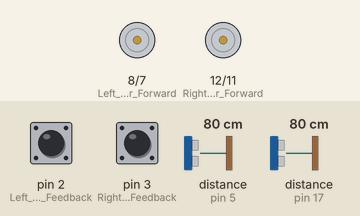
Recording of a sketch running on a simulated Arduino Uno, built with avr-gcc and run on an emulated ATmega328P. Parts: motor-driver pin pairs drawn as motors (green arrow = first pin HIGH = forward, orange = second pin HIGH = backward, longer = more drive, scaled by the enable pin). The inputs (shaded band) are chosen by the test bench; at power-on: pin 2 (Left_Motor_Feedback) HIGH, pin 3 (Right_Motor_Feedback) HIGH, distance to the obstacle (sensors on pin 5, pin 17) 80 cm. The echo pulse lasts 58.3 µs per cm.

Above: at 0.15 s.
At 0.92 s:
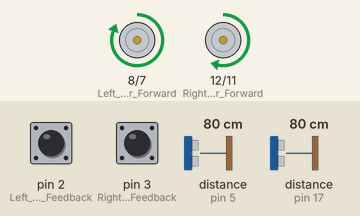
At 2.0 s:
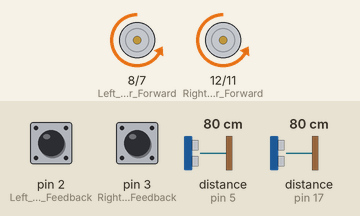
At 4.8 s:
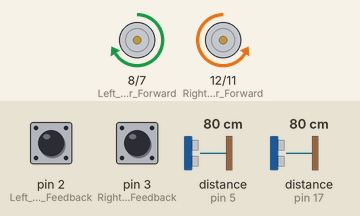
Timing chart, 0 to 6.3 s (numbered marks = the images above):
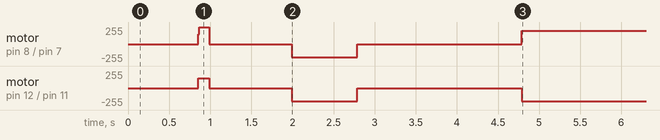

The sketch:

Team_Of_10.ino
```cpp
// NOTE - Configured for Alan.

/*
 *  DEMO:
 *  1. drives up the ramp and not off the edge.
 *  2. turn around 180 degrees
 *  3. once off the ramp it detects a box and 90 degrees left.
 *  4. it goes forwards and draws a box.
 *  5. It opens up a portal and drives out onto the martian surface.
 */

// Download NewPing library for ultrasonic sensors
#include <NewPing.h>

// Initialise control pins for PWM measures.
const int Left_Motor_Feedback = 2;
const int Right_Motor_Feedback = 3;

// Initialise control pins for the forward ultrasonic sensors
const int Sonic_Crash_Trigger = 4;
const int Sonic_Crash_Echo = 5;

//Initialise control pins for left motor control.
const int Left_Motor_Reverse = 7;
const int Left_Motor_Forward = 8;
const int Left_Motor_Enable = 9;

// Initialise control pins for right motor control.
const int Right_Motor_Enable = 10;
const int Right_Motor_Reverse = 11;
const int Right_Motor_Forward = 12;

// Initialise control pins for the down ultrasonic sensors
const int Sonic_Fall_Trigger = 13;
const int Sonic_Fall_Echo = 17;


// NewPing setup of pins and maximum distance.
NewPing sonarCrash(Sonic_Crash_Trigger, Sonic_Crash_Echo, 200);
NewPing sonarFall(Sonic_Fall_Trigger, Sonic_Fall_Echo, 200);

// Pulse interrupt variables measure the number of times each hall effect sensor has fired for PWM calculation.
volatile unsigned int left_count = 0;
volatile unsigned int right_count = 0;


// Motor Speeds
volatile int left_speed = 0;
volatile int right_speed = 0;

// These two functions will increment left_count and right_count by 1 respectivly when called.
void leftPulseInterrupt() {
  left_count++;
}

void rightPulseInterrupt() {
  right_count++;
}
// ---------------------------------------------------------------------------------------------------
void setup() {

  // Motor Setups
  pinMode(Left_Motor_Reverse, OUTPUT);
  pinMode(Left_Motor_Forward, OUTPUT);

  pinMode(Right_Motor_Reverse, OUTPUT);
  pinMode(Right_Motor_Forward, OUTPUT);

  pinMode(Left_Motor_Enable, OUTPUT);
  pinMode(Right_Motor_Enable, OUTPUT);

  enableMotors();

  // Sets up hall effect sensors to call the left and right pulse interrupt functions when they fire.

  pinMode(Left_Motor_Feedback, INPUT_PULLUP);
  attachInterrupt(digitalPinToInterrupt(Left_Motor_Feedback), leftPulseInterrupt, RISING);

  pinMode(Right_Motor_Feedback, INPUT_PULLUP);
  attachInterrupt(digitalPinToInterrupt(Right_Motor_Feedback), rightPulseInterrupt, RISING);
}

void loop() {
  /*driveBoxRight(80);
  delay(1000);
  driveBoxLeft(74);
  delay(1000);
  reverseDriveBoxRight(80);
  delay(1000);
  reverseDriveBoxLeft(72);
  delay(1000);*/
  straightForward(200);
  turnRight(180);
  straightForward(250);
  drawEdge(40);
  driveBoxRight(80);
  turnRight(80);
  exit(0);
}
// --------------------------------------------------------------------------------------------------
// Control Functions

// This function sets pwm on each motor to the current value of the variables left_speed and right_speed.
void enableMotors() {
  analogWrite(Right_Motor_Enable, right_speed);
  analogWrite(Left_Motor_Enable, left_speed);
}

// This function sets PWM to the max value it can be, using digitalWrite.
void fullMotors() {
  digitalWrite(Right_Motor_Enable, HIGH);
  digitalWrite(Left_Motor_Enable, HIGH);
}

// This function turns both motors on in the forward direction.
void fullForwardOn() {
  digitalWrite(Left_Motor_Forward, HIGH);
  digitalWrite(Left_Motor_Reverse, LOW);
  digitalWrite(Right_Motor_Forward, HIGH);
  digitalWrite(Right_Motor_Reverse, LOW);
}

// This function turns both motors off.
void motorsOff() {
  digitalWrite(Left_Motor_Forward, LOW);
  digitalWrite(Left_Motor_Reverse, LOW);
  digitalWrite(Right_Motor_Forward, LOW);
  digitalWrite(Right_Motor_Reverse, LOW);
}

// This function turns both motor on in both directions to bring the rover to an abrupt stop for 1 second.
// NOTE - It works the same as motorsOff in practise.
void brakesOn() {
  digitalWrite(Left_Motor_Forward, HIGH);
  digitalWrite(Left_Motor_Reverse, HIGH);
  digitalWrite(Right_Motor_Forward, HIGH);
  digitalWrite(Right_Motor_Reverse, HIGH);
  delay(1000);
}

// This function turns both motors on in reverse.
void fullReverseOn() {
  digitalWrite(Left_Motor_Forward, LOW);
  digitalWrite(Left_Motor_Reverse, HIGH);
  digitalWrite(Right_Motor_Forward, LOW);
  digitalWrite(Right_Motor_Reverse, HIGH);
}

/* This function will bring the rover to the speed given, with constant acceleration. Accelerates at 1 pwm every 5 milliseconds until
   until it reaches the given speed. */
void slowStart(int vic_speed) {
  for (int i = 0; i <= vic_speed; i++) {
    left_speed = i;
    right_speed = i;
    enableMotors();
    delay(5);
  }
}

/* This function turns the left motor on in the forwards direction and the right motor on in the reverse direction for the given number of
   interrupts in order to rotate to the right, then comes to a stop. */
void turnRight(int pulses) {
  int start_count = left_count;
  left_speed = 200;
  right_speed = 200;
  enableMotors();
  digitalWrite(Left_Motor_Forward, HIGH);
  digitalWrite(Left_Motor_Reverse, LOW);
  digitalWrite(Right_Motor_Forward, LOW);
  digitalWrite(Right_Motor_Reverse, HIGH);
  while(left_count < start_count + pulses) {
    delay(5);
  }
  brakesOn();
}

/* This function turns the right motor on in the forwards direction and the left motor on in the reverse direction for the given number of
   interrupts in order to rotate to the left, then comes to a stop. */
void turnLeft(int pulses) {
  int start_count = right_count;
  left_speed = 200;
  right_speed = 200;
  enableMotors();
  digitalWrite(Left_Motor_Forward, LOW);
  digitalWrite(Left_Motor_Reverse, HIGH);
  digitalWrite(Right_Motor_Forward, HIGH);
  digitalWrite(Right_Motor_Reverse, LOW);
  while(right_count < start_count + pulses) {
    delay(5);
  }
  brakesOn();
}

// This function makes the rover travel in a straight line for a specified distance in cm.
// TO DO - Calibrate this function.
void straightForward(int distance) {
  left_speed = 0;
  right_speed = 0;
  delay(100);
  enableMotors();
  fullForwardOn();
  slowStart(150);

  int crashCount = 0;
  int fallCount = 0;


  bool breakFree = true;
  while (right_count <= (distance*4.52) and breakFree)
  {
    crashCount = dontCrash(crashCount);
    if (crashCount >= 3)
    {
      turnLeft(80);
      brakesOn();
    }
    fallCount = dontFall(fallCount);
    if (fallCount >= 3)
    {
      brakesOn();
      drawEdge(-800);
      breakFree = false;
    }
    if (breakFree)
    {
      if (left_speed < 100) {
        left_speed = right_speed;
      }

      if ((right_count / left_count) * left_speed <= 100) {
        delay(50);
      }

      else {
        left_speed = (right_count / left_count) * left_speed;
        enableMotors();
        delay(50);
      }
    }
  }
  brakesOn();
}


// This function takes a value which is used for the amount of time it travels. Postive values move forwards and negative values move backwards
void drawEdge(int len) {
  if (len > 0) {
    left_speed = 200;
    right_speed = 200;
    enableMotors();
    fullForwardOn();
    delay(len);
    brakesOn();
  }
  if (len < 0) {
    len -= 2*len;
    left_speed = 200;
    right_speed = 200;
    enableMotors();
    fullReverseOn();
    delay(len);
    brakesOn();
    }
}

/* This function drives the rover in a box. First it goes forwards for 1 second then turns right 90 degrees. It repeats this 3 times.
   Finally, it drives forward for 1.3 second and stops. */

void driveBoxRight(int angle) // Angle stands for the number of pulses.
{
  drawEdge(1000);
  turnRight(angle);
  drawEdge(1000);
  turnRight(angle);
  drawEdge(1000);
  turnRight(angle);
  drawEdge(1300);
}

/* This function drives the rover in a box. First it goes forwards for 1 second then turns left 90 degrees. It repeats this 3 times.
   Finally, it drives forward for 1 second and stops. */
void driveBoxLeft(int angle) // Angle stands for the number of pulses.
{
  drawEdge(1000);
  turnLeft(angle);
  drawEdge(1000);
  turnLeft(angle);
  drawEdge(1000);
  turnLeft(angle);
  drawEdge(1200);
}

/* This function drives the rover in a box in reverse. First it goes backwards for 1 second then turns right 90 degrees. It repeats this
   3 times. Finally, it drives backward for 1 second and stops. */
void reverseDriveBoxLeft(int angle) // Angle stands for the number of pulses.
{
  drawEdge(-1000);
  turnLeft(angle);
  drawEdge(-1000);
  turnLeft(angle);
  drawEdge(-1000);
  turnLeft(angle);
  drawEdge(-1000);
}

/* This function drives the rover in a box reverse. First it goes backwards for 1 second then turns left 90 degrees. It repeats this 3 times.
   Finally, it drives backward for 1 second and stops. */
void reverseDriveBoxRight(int angle) // Angle stands for the number of pulses.
{
  drawEdge(-1000);
  turnRight(angle);
  drawEdge(-1000);
  turnRight(angle);
  drawEdge(-1000);
  turnRight(angle);
  drawEdge(-980);
}

// This function calls the two box functions in order to draw a figure 8.
void forwardEight() {
  driveBoxRight(80);
  delay(3000);
  driveBoxLeft(74);
  delay(3000);
  }

// This function calls the the two reverse box functions in order to draw a reverse figure 8
// TO DO - Calibrate this.
void reverseEight() {
  reverseDriveBoxRight(78);
  delay(5000);
  reverseDriveBoxLeft(70);
  delay(5000);
}


int dontCrash(int count) {
  int reading = sonarCrash.ping_cm();
  if (reading <= 25 and reading != 0) {
    count ++;
    return count;
  }
  else {
    return 0;
  }
}

int dontFall(int count) {
  int reading = sonarFall.ping_cm();
  if (reading >= 13 and reading != 0) {
    count ++;
    return count;
  }
  else {
    return 0;
  }
}
```

Measured:
- by itself, motor on pin 8 (Left_Motor_Forward) / pin 7 (Left_Motor_Reverse): stopped → forward 255/255 at 0.85 s, → stopped 0.14 s later, → backward 200/255 1.0 s later, → stopped 0.80 s later, … (5 changes in this stretch)
- by itself, motor on pin 12 (Right_Motor_Forward) / pin 11 (Right_Motor_Reverse): stopped → forward 150/255 at 0.85 s, → stopped 0.14 s later, → backward 200/255 1.0 s later, → stopped 0.80 s later, … (5 changes in this stretch)
